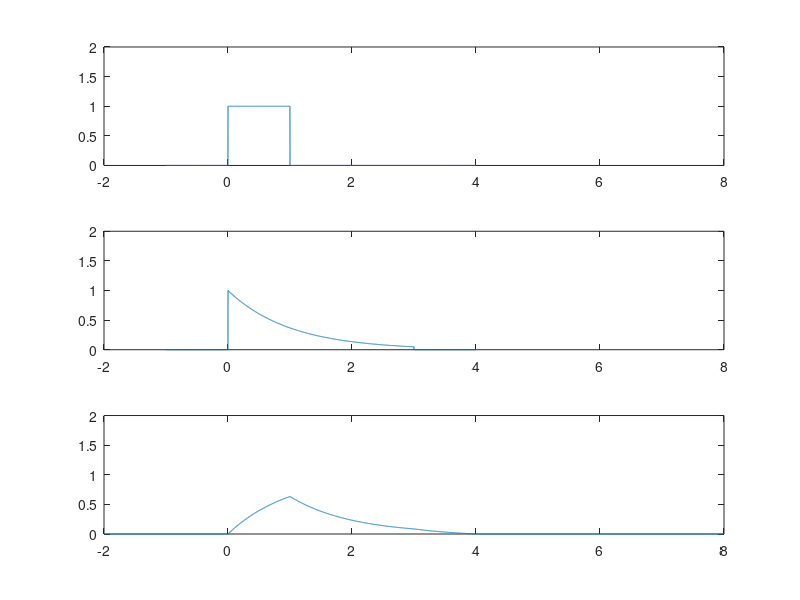

Write MATLAB code to recreate this figure.
dt = 0.001;
t = -1:dt:4;
f = rectpuls(t - 0.5);
g = exp(-t).*rectpuls((t-1.5)/3);
y = dt*conv(f, g);
t1 = -2:dt:8;
subplot(3,1,1), plot(t,f), axis([-2 8 0 2]);
subplot(3,1,2), plot(t,g), axis([-2 8 0 2]);
subplot(3,1,3), plot(t1,y), axis([-2 8 0 2]);